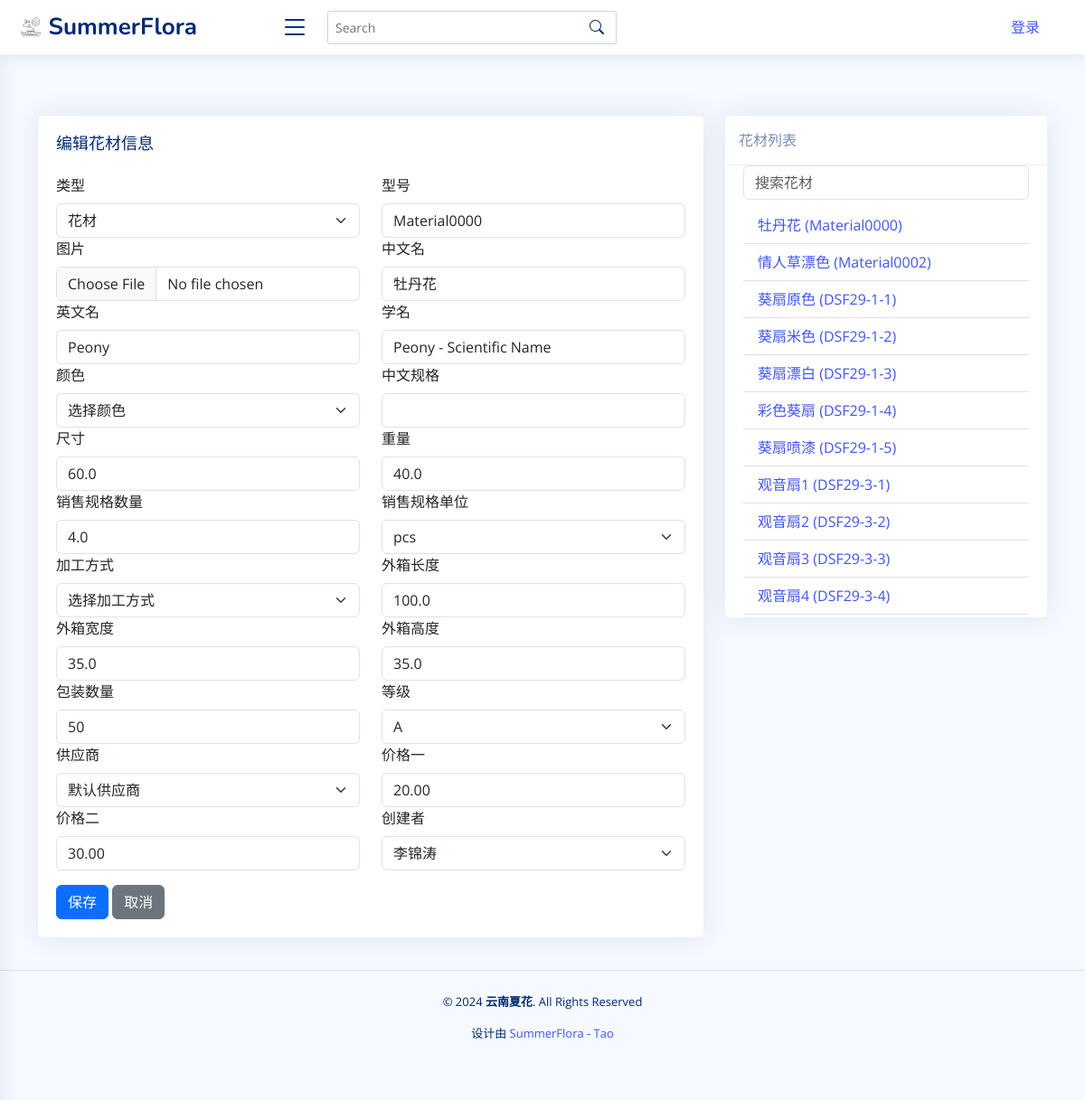
Before: /edit/Material0000/ with the older database file.
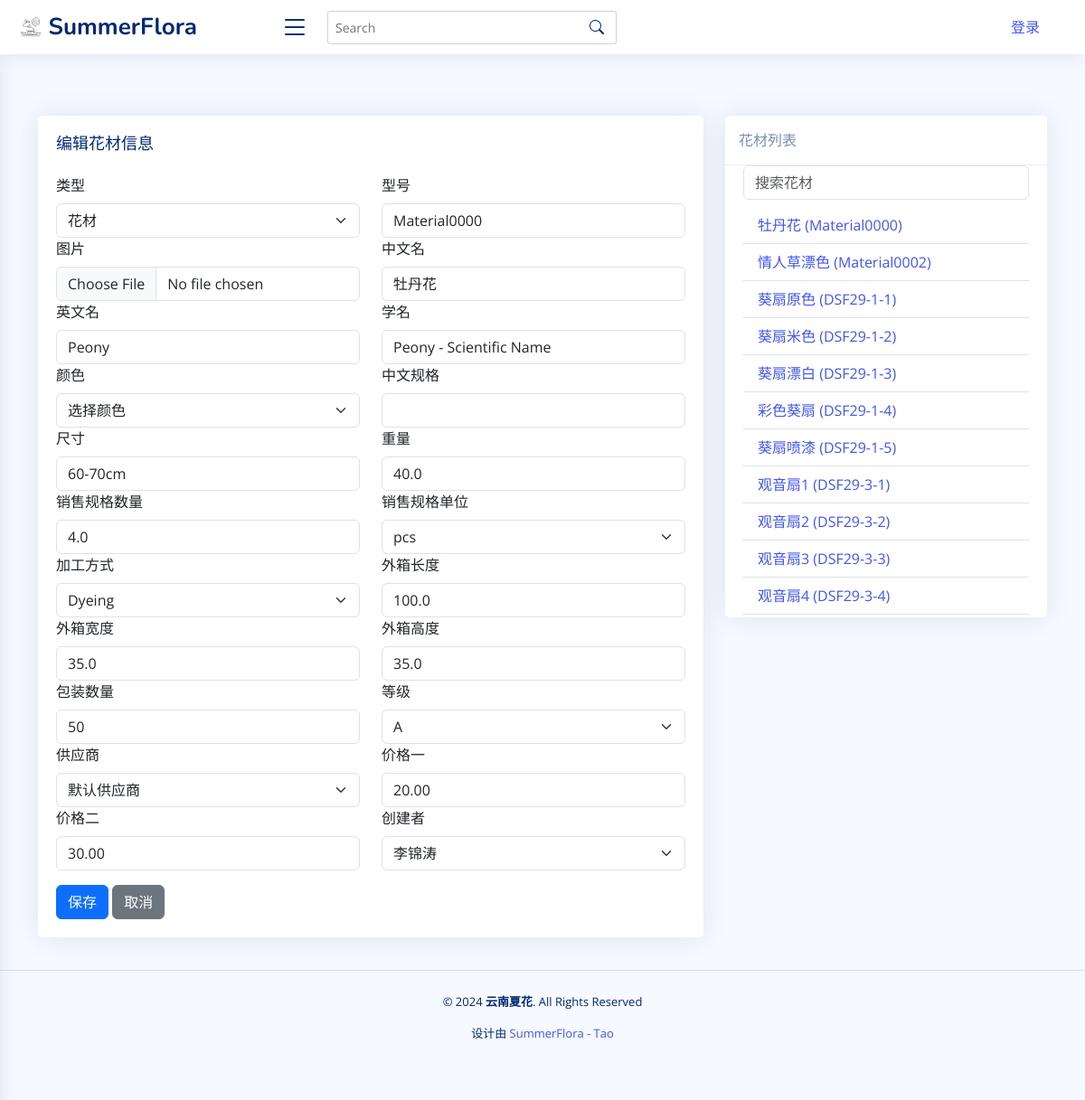
After: the same page with the newer database file.
### app01/models.py (models this page shows, shortened)
class FlowerMaterial(models.Model):
    model = models.CharField(
        max_length=100, blank=False, default="Material0000", primary_key=True
    )
    category = models.ForeignKey(
        Category, on_delete=models.SET_NULL, null=True, default="默认类型"
    )
    image = models.ImageField(upload_to="images/", null=True, blank=True, default=None)
    chinese_name = models.CharField(max_length=200, null=True, blank=True, default="")
    english_name = models.CharField(max_length=200, null=True, blank=True, default="")
    scientific_name = models.CharField(
        max_length=200, null=True, blank=True, default=""
    )
    color = models.CharField(max_length=200, null=True, blank=True, default="")
    chineses_specifications = models.CharField(
        max_length=200, null=True, blank=True, default="无中文规格"
    )
    size = models.CharField(
        max_length=200, help_text="单位：cm", blank=True, default=""
    )
    weight = models.CharField(
        max_length=200, help_text="单位：g", blank=True, default=""
    )
    sale_spec_quantity = models.CharField(
        max_length=200, help_text="销售规格的数字", blank=True, default=""
    )
    sale_spec_unit = models.CharField(
        max_length=10,
        help_text="销售规格的单位",
        choices=[("pcs", "pcs"), ("g", "g"), ("box", "box"), ("kg", "kg")],
        blank=True,
        null=True,
        default="pcs",
    )
    process = models.ForeignKey(
        Process, on_delete=models.SET_NULL, null=True, blank=True, default=None
    )
    outer_box_length = models.FloatField(
        help_text="长度，单位：cm", null=True, blank=True, default=0.0
    )
    outer_box_width = models.FloatField(
        help_text="宽度，单位：cm", null=True, blank=True, default=0.0
    )
    outer_box_height = models.FloatField(
        help_text="高度，单位：cm", null=True, blank=True, default=0.0
    )
    packing_quantity = models.IntegerField(
        help_text="单位：qty", null=True, blank=True, default=0
    )
    grade = models.ForeignKey(
        Grade, on_delete=models.SET_NULL, null=True, blank=True, default=None
    )
    supplier = models.ForeignKey(
        Supplier, on_delete=models.SET_NULL, null=True, blank=True, default=None
    )
    price_one = models.DecimalField(
        max_digits=10, decimal_places=2, null=True, blank=True, default=0.0
    )
    price_two = models.DecimalField(
        max_digits=10, decimal_places=2, null=True, blank=True, default=0.0
    )
    created_by = models.ForeignKey(
        CreatedBy, on_delete=models.SET_NULL, null=True, blank=True, default=None
    )

### app01/views.py (the view)
def edit_flower_material(request, model):
    material = get_object_or_404(FlowerMaterial, model=model)
    if request.method == "POST":
        form = FlowerMaterialForm(request.POST, request.FILES, instance=material)
        if form.is_valid():
            form.save()
            return redirect("flower_material_detail", model=material.model)
    else:
        form = FlowerMaterialForm(instance=material)
    categories = Category.objects.all()
    colors = Color.objects.all()
    processes = Process.objects.all()
    suppliers = Supplier.objects.all()
    grades = Grade.objects.all()
    created_by = CreatedBy.objects.all()
    flower_materials = FlowerMaterial.objects.all()
    context = {
        "form": form,
        "material": material,
        "categories": categories,
        "colors": colors,
        "processes": processes,
        "suppliers": suppliers,
        "grades": grades,
        "created_by": created_by,
        "flower_materials": flower_materials,
        "current_user": request.user,
    }
    return render(request, "flower_material_edit.html", context)

### app01/templates/flower_material_edit.html (shortened to what the changed rows need)
{% extends 'base.html' %}
{% block content %}
<div class="container mt-5">
    <div class="row">
        <div class="col-md-8">
            <div class="card mb-3">
                <div class="card-body">
                    <form method="post" enctype="multipart/form-data">
                        <div class="row">
                            <div class="form-group col-md-6">
                                <label for="model" class="form-label">型号</label>
                                <input type="text" id="model" name="model" class="form-control {% if form.model.errors %}is-invalid{% endif %}" value="{{ form.model.value|default_if_none:'' }}" required>
                            </div>
                        </div>
                        <div class="row">
                            <div class="form-group col-md-6">
                                <label for="chinese_name" class="form-label">中文名</label>
                                <input type="text" id="chinese_name" name="chinese_name" class="form-control {% if form.chinese_name.errors %}is-invalid{% endif %}" value="{{ form.chinese_name.value|default_if_none:'' }}">
                            </div>
                        </div>
                        <div class="row">
                            <div class="form-group col-md-6">
                                <label for="english_name" class="form-label">英文名</label>
                                <input type="text" id="english_name" name="english_name" class="form-control {% if form.english_name.errors %}is-invalid{% endif %}" value="{{ form.english_name.value|default_if_none:'' }}">
                            </div>
                            <div class="form-group col-md-6">
                                <label for="scientific_name" class="form-label">学名</label>
                                <input type="text" id="scientific_name" name="scientific_name" class="form-control {% if form.scientific_name.errors %}is-invalid{% endif %}" value="{{ form.scientific_name.value|default_if_none:'' }}">
                            </div>
                        </div>
                        <div class="row">
                            <div class="form-group col-md-6">
                                <label for="size" class="form-label">尺寸</label>
                                <input type="text" id="size" name="size" class="form-control {% if form.size.errors %}is-invalid{% endif %}" value="{{ form.size.value|default_if_none:'' }}">
                            </div>
                            <div class="form-group col-md-6">
                                <label for="weight" class="form-label">重量</label>
                                <input type="text" id="weight" name="weight" class="form-control {% if form.weight.errors %}is-invalid{% endif %}" value="{{ form.weight.value|default_if_none:'' }}">
                            </div>
                        </div>
                        <div class="row">
                            <div class="form-group col-md-6">
                                <label for="sale_spec_quantity" class="form-label">销售规格数量</label>
                                <input type="text" id="sale_spec_quantity" name="sale_spec_quantity" class="form-control {% if form.sale_spec_quantity.errors %}is-invalid{% endif %}" value="{{ form.sale_spec_quantity.value|default_if_none:'' }}">
                            </div>
                            <div class="form-group col-md-6">
                                <label for="sale_spec_unit" class="form-label">销售规格单位</label>
                                <select id="sale_spec_unit" name="sale_spec_unit" class="form-select {% if form.sale_spec_unit.errors %}is-invalid{% endif %}">
                                    <option value="pcs" {% if form.sale_spec_unit.value == "pcs" %}selected{% endif %}>pcs</option>
                                </select>
                            </div>
                        </div>
                        <div class="row">
                            <div class="form-group col-md-6">
                                <label for="process" class="form-label">加工方式</label>
                                <select id="process" name="process" class="form-select {% if form.process.errors %}is-invalid{% endif %}">
                                    <option value="">选择加工方式</option>
                                    {% for process in processes %}
                                    <option value="{{ process.id }}" {% if form.process.value == process.id %}selected{% endif %}>{{ process.name }}</option>
                                    {% endfor %}
                                </select>
                            </div>
                            <div class="form-group col-md-6">
                                <label for="outer_box_length" class="form-label">外箱长度</label>
                                <input type="text" id="outer_box_length" name="outer_box_length" class="form-control {% if form.outer_box_length.errors %}is-invalid{% endif %}" value="{{ form.outer_box_length.value|default_if_none:'' }}">
                            </div>
                        </div>
                        <div class="row">
                            <div class="form-group col-md-6">
                                <label for="outer_box_width" class="form-label">外箱宽度</label>
                                <input type="text" id="outer_box_width" name="outer_box_width" class="form-control {% if form.outer_box_width.errors %}is-invalid{% endif %}" value="{{ form.outer_box_width.value|default_if_none:'' }}">
                            </div>
                            <div class="form-group col-md-6">
                                <label for="outer_box_height" class="form-label">外箱高度</label>
                                <input type="text" id="outer_box_height" name="outer_box_height" class="form-control {% if form.outer_box_height.errors %}is-invalid{% endif %}" value="{{ form.outer_box_height.value|default_if_none:'' }}">
                            </div>
                        </div>
                        <div class="row">
                            <div class="form-group col-md-6">
                                <label for="price_one" class="form-label">价格一</label>
                                <input type="text" id="price_one" name="price_one" class="form-control {% if form.price_one.errors %}is-invalid{% endif %}" value="{{ form.price_one.value|default_if_none:'' }}">
                            </div>
                        </div>
                        <div class="row">
                            <div class="form-group col-md-6">
                                <label for="price_two" class="form-label">价格二</label>
                                <input type="text" id="price_two" name="price_two" class="form-control {% if form.price_two.errors %}is-invalid{% endif %}" value="{{ form.price_two.value|default_if_none:'' }}">
                            </div>
                        </div>
                    </form>
                </div>
            </div>
        </div>
        <div class="col-md-4">
            <div class="position-sticky" style="top: 1rem;">
                <div class="card">
                    <div class="card-body" style="max-height: 500px; overflow-y: auto;">
                        <ul class="list-group list-group-flush" id="flowerList">
                            {% for flower in flower_materials %}
                                <li class="list-group-item">
                                    <a href="{% url 'flower_material_detail' flower.model %}">{{ flower.chinese_name }} ({{ flower.model }})</a>
                                </li>
                            {% endfor %}
                        </ul>
                    </div>
                </div>
            </div>
        </div>
    </div>
</div>
{% endblock %}

Changed rows visible on the page:
changed FlowerMaterial "牡丹花": size "60.0" → "60-70cm"
Other visible differences:
form field process: "选择加工方式" → "Dyeing"
